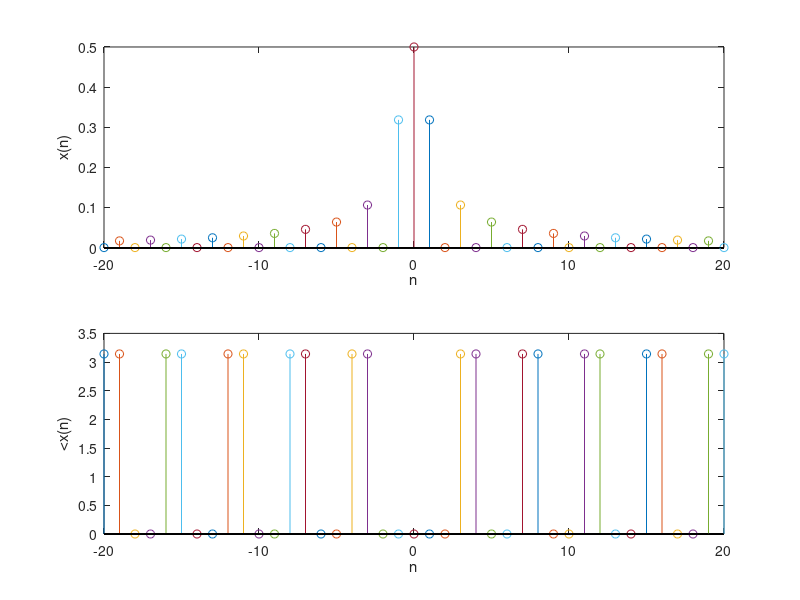

MATLAB code for this plot:
function [mag_x] = C2_1_3

for n = -20 : 20
    subplot(2, 1, 1), stem(n, (1/2)*abs(sinc(n/2)), 'o'),xlabel('n'), ylabel('x(n)');
    hold on
    subplot(2, 1, 2), stem(n, angle(sinc(n/2)), 'o'),xlabel('n'), ylabel('<x(n)');
    hold on
end
hold off

